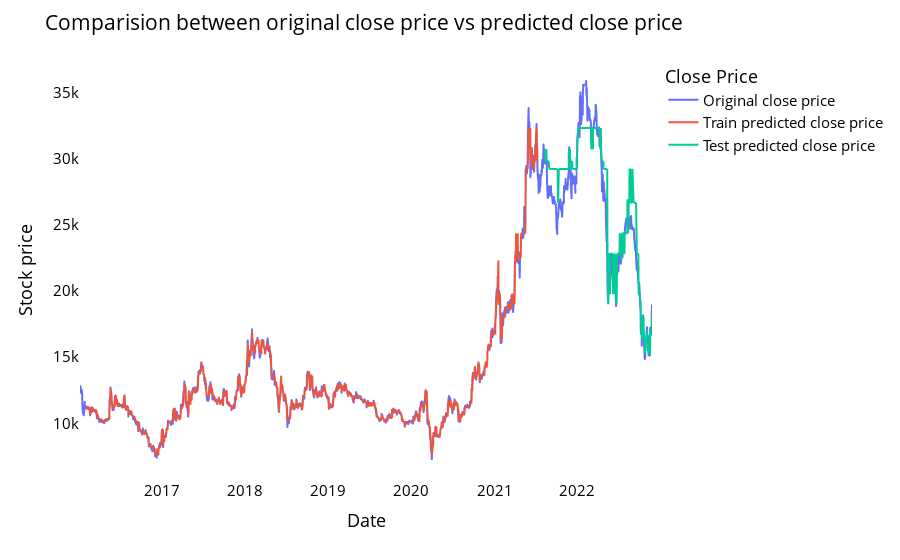

Source (notebook cell):
### Code cell
# shift train predictions for plotting

look_back=time_step
trainPredictPlot = np.empty_like(closedf)
trainPredictPlot[:, :] = np.nan
trainPredictPlot[look_back:len(OP_train_predict)+look_back, :] = OP_train_predict
print("Train predicted data: ", trainPredictPlot.shape)

# shift test predictions for plotting
testPredictPlot = np.empty_like(closedf)
testPredictPlot[:, :] = np.nan
testPredictPlot[len(OP_train_predict)+(look_back*2)+1:len(closedf)-1, :] = OP_test_predict
print("Test predicted data: ", testPredictPlot.shape)

names = cycle(['Original close price','Train predicted close price','Test predicted close price'])


plotdf = pd.DataFrame({'date': close_stock['date'],
                       'original_close': close_stock['close'],
                      'train_predicted_close': trainPredictPlot.reshape(1,-1)[0].tolist(),
                      'test_predicted_close': testPredictPlot.reshape(1,-1)[0].tolist()})

fig = px.line(plotdf,x=plotdf['date'], y=[plotdf['original_close'],plotdf['train_predicted_close'],
                                          plotdf['test_predicted_close']],
              labels={'value':'Stock price','date': 'Date'})
fig.update_layout(title_text='Comparision between original close price vs predicted close price',
                  plot_bgcolor='white', font_size=15, font_color='black', legend_title_text='Close Price')
fig.for_each_trace(lambda t:  t.update(name = next(names)))

fig.update_xaxes(showgrid=False)
fig.update_yaxes(showgrid=False)
fig.show()

### Figure 1 — Plotly figure (JSON) as saved in the notebook; plotly's stock layout.template omitted (floating-point values rounded to 4 significant figures; data arrays with more than 128 entries replaced by an {"elided": "..."} marker saying what was removed)
{"data": [{"hovertemplate": "variable=original_close<br>Date=%{x}<br>Stock price=%{y}<extra></extra>", "legendgroup": "original_close", "line": {"color": "#636efa", "dash": "solid"}, "marker": {"symbol": "circle"}, "mode": "lines", "name": "Original close price", "showlegend": true, "type": "scattergl", "x": {"elided": "1727 str values"}, "xaxis": "x", "y": {"elided": "1727 int values"}, "yaxis": "y"}, {"hovertemplate": "variable=train_predicted_close<br>Date=%{x}<br>Stock price=%{y}<extra></extra>", "legendgroup": "train_predicted_close", "line": {"color": "#EF553B", "dash": "solid"}, "marker": {"symbol": "circle"}, "mode": "lines", "name": "Train predicted close price", "showlegend": true, "type": "scattergl", "x": {"elided": "1727 str values"}, "xaxis": "x", "y": {"elided": "1727 float values"}, "yaxis": "y"}, {"hovertemplate": "variable=test_predicted_close<br>Date=%{x}<br>Stock price=%{y}<extra></extra>", "legendgroup": "test_predicted_close", "line": {"color": "#00cc96", "dash": "solid"}, "marker": {"symbol": "circle"}, "mode": "lines", "name": "Test predicted close price", "showlegend": true, "type": "scattergl", "x": {"elided": "1727 str values"}, "xaxis": "x", "y": {"elided": "1727 float values"}, "yaxis": "y"}], "layout": {"font": {"color": "black", "size": 15}, "legend": {"title": {"text": "Close Price"}, "tracegroupgap": 0}, "margin": {"t": 60}, "plot_bgcolor": "white", "title": {"text": "Comparision between original close price vs predicted close price"}, "xaxis": {"anchor": "y", "domain": [0, 1], "showgrid": false, "title": {"text": "Date"}}, "yaxis": {"anchor": "x", "domain": [0, 1], "showgrid": false, "title": {"text": "Stock price"}}}}
